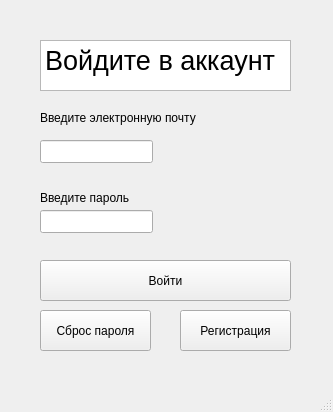
<?xml version="1.0" encoding="UTF-8"?>
<ui version="4.0">
 <class>avtorizwindow</class>
 <widget class="QMainWindow" name="avtorizwindow">
  <property name="geometry">
   <rect>
    <x>0</x>
    <y>0</y>
    <width>333</width>
    <height>412</height>
   </rect>
  </property>
  <property name="windowTitle">
   <string>avtorizwindow</string>
  </property>
  <widget class="QWidget" name="centralwidget">
   <widget class="QLineEdit" name="lineEdit">
    <property name="geometry">
     <rect>
      <x>40</x>
      <y>140</y>
      <width>113</width>
      <height>23</height>
     </rect>
    </property>
    <property name="text">
     <string/>
    </property>
   </widget>
   <widget class="QTextBrowser" name="textBrowser">
    <property name="geometry">
     <rect>
      <x>40</x>
      <y>40</y>
      <width>251</width>
      <height>51</height>
     </rect>
    </property>
    <property name="html">
     <string>&lt;!DOCTYPE HTML PUBLIC &quot;-//W3C//DTD HTML 4.0//EN&quot; &quot;http://www.w3.org/TR/REC-html40/strict.dtd&quot;&gt;
&lt;html&gt;&lt;head&gt;&lt;meta name=&quot;qrichtext&quot; content=&quot;1&quot; /&gt;&lt;meta charset=&quot;utf-8&quot; /&gt;&lt;style type=&quot;text/css&quot;&gt;
p, li { white-space: pre-wrap; }
hr { height: 1px; border-width: 0; }
li.unchecked::marker { content: &quot;\2610&quot;; }
li.checked::marker { content: &quot;\2612&quot;; }
&lt;/style&gt;&lt;/head&gt;&lt;body style=&quot; font-family:'Sans Serif'; font-size:9pt; font-weight:400; font-style:normal;&quot;&gt;
&lt;p style=&quot; margin-top:0px; margin-bottom:0px; margin-left:0px; margin-right:0px; -qt-block-indent:0; text-indent:0px;&quot;&gt;&lt;span style=&quot; font-size:20pt;&quot;&gt;Войдите в аккаунт&lt;/span&gt;&lt;/p&gt;&lt;/body&gt;&lt;/html&gt;</string>
    </property>
   </widget>
   <widget class="QLabel" name="label">
    <property name="geometry">
     <rect>
      <x>40</x>
      <y>110</y>
      <width>161</width>
      <height>16</height>
     </rect>
    </property>
    <property name="text">
     <string>Введите электронную почту</string>
    </property>
   </widget>
   <widget class="QLabel" name="label_2">
    <property name="geometry">
     <rect>
      <x>40</x>
      <y>190</y>
      <width>91</width>
      <height>16</height>
     </rect>
    </property>
    <property name="text">
     <string>Введите пароль</string>
    </property>
   </widget>
   <widget class="QLineEdit" name="lineEdit_2">
    <property name="geometry">
     <rect>
      <x>40</x>
      <y>210</y>
      <width>113</width>
      <height>23</height>
     </rect>
    </property>
   </widget>
   <widget class="QPushButton" name="pushButton">
    <property name="geometry">
     <rect>
      <x>40</x>
      <y>260</y>
      <width>251</width>
      <height>41</height>
     </rect>
    </property>
    <property name="text">
     <string>Войти</string>
    </property>
   </widget>
   <widget class="QPushButton" name="pushButton_2">
    <property name="geometry">
     <rect>
      <x>40</x>
      <y>310</y>
      <width>111</width>
      <height>41</height>
     </rect>
    </property>
    <property name="text">
     <string>Сброс пароля</string>
    </property>
   </widget>
   <widget class="QPushButton" name="pushButton_3">
    <property name="geometry">
     <rect>
      <x>180</x>
      <y>310</y>
      <width>111</width>
      <height>41</height>
     </rect>
    </property>
    <property name="text">
     <string>Регистрация</string>
    </property>
   </widget>
  </widget>
  <widget class="QMenuBar" name="menubar">
   <property name="geometry">
    <rect>
     <x>0</x>
     <y>0</y>
     <width>333</width>
     <height>20</height>
    </rect>
   </property>
  </widget>
  <widget class="QStatusBar" name="statusbar"/>
 </widget>
 <resources/>
 <connections/>
</ui>
